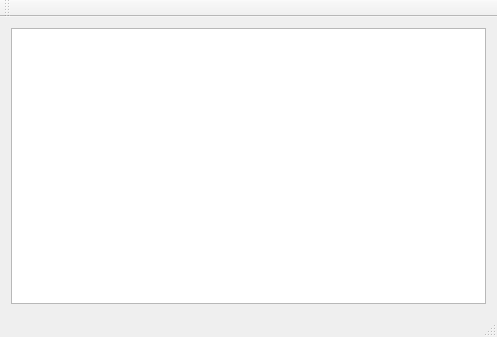
<?xml version="1.0" encoding="UTF-8"?>
<ui version="4.0">
 <class>MainWindow</class>
 <widget class="QMainWindow" name="MainWindow">
  <property name="geometry">
   <rect>
    <x>0</x>
    <y>0</y>
    <width>497</width>
    <height>337</height>
   </rect>
  </property>
  <property name="windowTitle">
   <string>MainWindow</string>
  </property>
  <widget class="QWidget" name="centralWidget">
   <layout class="QVBoxLayout" name="verticalLayout">
    <item>
     <widget class="QGraphicsView" name="view"/>
    </item>
   </layout>
  </widget>
  <widget class="QMenuBar" name="menuBar">
   <property name="geometry">
    <rect>
     <x>0</x>
     <y>0</y>
     <width>497</width>
     <height>22</height>
    </rect>
   </property>
  </widget>
  <widget class="QToolBar" name="mainToolBar">
   <attribute name="toolBarArea">
    <enum>TopToolBarArea</enum>
   </attribute>
   <attribute name="toolBarBreak">
    <bool>false</bool>
   </attribute>
  </widget>
  <widget class="QStatusBar" name="statusBar"/>
 </widget>
 <layoutdefault spacing="6" margin="11"/>
 <resources/>
 <connections/>
</ui>
